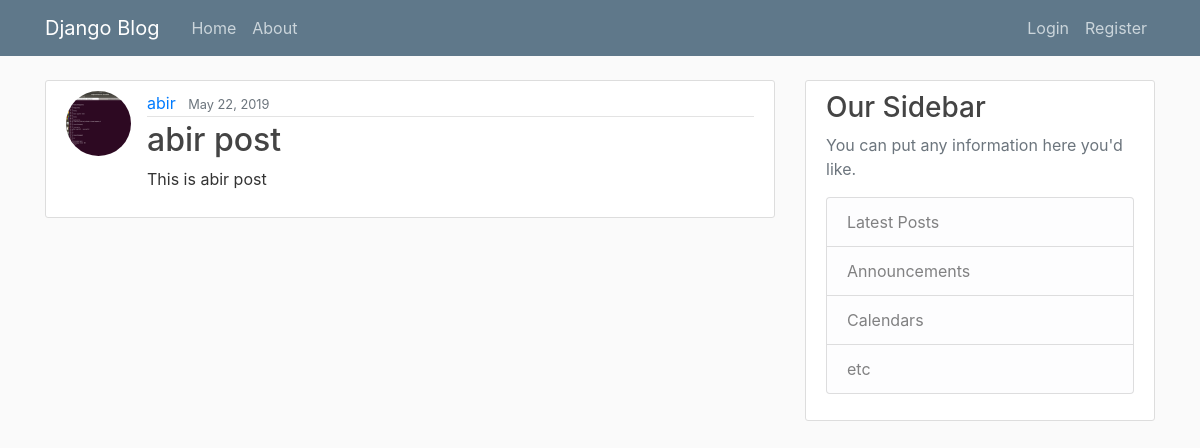
Screenshot of /post/32/ with the database file from the repository.
### blog/models.py (models this page shows, shortened)
class Post(models.Model):
    title= models.CharField(max_length=100)
    content= models.TextField()
    date_posted= models.DateTimeField(default=timezone.now)
    authors= models.ForeignKey(User,on_delete=models.CASCADE)

### users/models.py (models this page shows, shortened)
class Profile(models.Model):
    user=models.OneToOneField(User,on_delete=models.CASCADE)
    image=models.ImageField(default='default.png',upload_to='profile_pics')

### blog/views.py (the view)
# urls.py: path('post/<int:pk>/', PostDetailView.as_view(), name='post-detail'),
class PostDetailView(DetailView):
    model = Post

### blog/templates/blog/post_detail.html (shortened to what this page needs)
{% extends 'blog/base.html' %}
{% block content %}
    <article class="media content-section">
        <img class='rounded-circle article-img' src="{{ object.authors.profile.image.url }}" alt="">
        <div class="media-body">
            <div class="article-metadata">
                <a class="mr-2" href='{% url 'user-posts' post.authors.username %}'>{{ object.authors }}</a>
                <small class="text-muted">{{ object.date_posted|date:"F d, Y" }}</small>
            </div>
            <h2 class="article-title">{{ object.title }}</h2>
            <p class="article-content">{{ object.content }}</p>
        </div>
    </article>
{% endblock content %}

### blog/static/blog/main.css (style rules this page uses)
body { background: #fafafa; color: #333333; margin-top: 5rem; }
h1, h2, h3, h4, h5, h6 { color: #444444; }
.content-section { background: #ffffff; padding: 10px 20px; border: 1px solid #dddddd; border-radius: 3px; margin-bottom: 20px; }
.article-title { color: #444444; }
.article-content { white-space: pre-line; }
.article-img { height: 65px; width: 65px; margin-right: 16px; }
.article-metadata { padding-bottom: 1px; margin-bottom: 4px; border-bottom: 1px solid #e3e3e3 }

### rows the page displays
Post: authors.profile.image (picture), authors "abir", date_posted "May 22, 2019", title "abir post", content "This is abir post"
